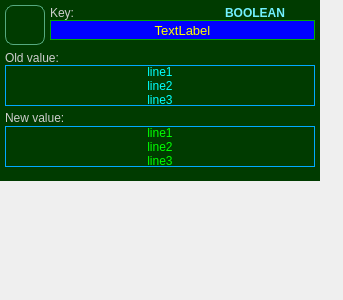
<?xml version="1.0" encoding="UTF-8"?>
<ui version="4.0">
 <class>Frame</class>
 <widget class="QFrame" name="Frame">
  <property name="geometry">
   <rect>
    <x>0</x>
    <y>0</y>
    <width>343</width>
    <height>300</height>
   </rect>
  </property>
  <property name="windowTitle">
   <string>Frame</string>
  </property>
  <property name="styleSheet">
   <string notr="true">QFrame {border-color: transparent;}</string>
  </property>
  <widget class="QFrame" name="frm_item">
   <property name="geometry">
    <rect>
     <x>0</x>
     <y>0</y>
     <width>320</width>
     <height>181</height>
    </rect>
   </property>
   <property name="styleSheet">
    <string notr="true">QFrame {	background-color: rgb(0, 59, 0); border: 0px solid #ffff00;} QFrame:hover {	background-color: rgb(0, 83, 0);}</string>
   </property>
   <property name="frameShape">
    <enum>QFrame::StyledPanel</enum>
   </property>
   <property name="frameShadow">
    <enum>QFrame::Raised</enum>
   </property>
   <widget class="QLabel" name="lbl_key_label">
    <property name="geometry">
     <rect>
      <x>50</x>
      <y>5</y>
      <width>91</width>
      <height>16</height>
     </rect>
    </property>
    <property name="styleSheet">
     <string notr="true">QLabel {color: #cecece; background-color: transparent; border: 0px;}
</string>
    </property>
    <property name="text">
     <string>Key:</string>
    </property>
    <property name="textInteractionFlags">
     <set>Qt::LinksAccessibleByMouse</set>
    </property>
   </widget>
   <widget class="QLabel" name="lbl_new_label">
    <property name="geometry">
     <rect>
      <x>5</x>
      <y>110</y>
      <width>310</width>
      <height>16</height>
     </rect>
    </property>
    <property name="styleSheet">
     <string notr="true">QLabel {color: #cecece; background-color: transparent; border: 0px;}
</string>
    </property>
    <property name="text">
     <string>New value:</string>
    </property>
    <property name="textInteractionFlags">
     <set>Qt::LinksAccessibleByMouse</set>
    </property>
   </widget>
   <widget class="QLabel" name="lbl_key">
    <property name="geometry">
     <rect>
      <x>50</x>
      <y>20</y>
      <width>265</width>
      <height>20</height>
     </rect>
    </property>
    <property name="font">
     <font>
      <pointsize>10</pointsize>
     </font>
    </property>
    <property name="styleSheet">
     <string notr="true">QLabel {color: #ffff00; background-color: #0000ff; border: 1px solid #00aa00;}
</string>
    </property>
    <property name="text">
     <string>TextLabel</string>
    </property>
    <property name="alignment">
     <set>Qt::AlignCenter</set>
    </property>
    <property name="wordWrap">
     <bool>false</bool>
    </property>
    <property name="textInteractionFlags">
     <set>Qt::LinksAccessibleByMouse</set>
    </property>
   </widget>
   <widget class="QLabel" name="lbl_old_value">
    <property name="geometry">
     <rect>
      <x>5</x>
      <y>65</y>
      <width>310</width>
      <height>41</height>
     </rect>
    </property>
    <property name="styleSheet">
     <string notr="true">QLabel {color: #00ffff; background-color: transparent; border: 1px solid #00aaff;}
</string>
    </property>
    <property name="text">
     <string>line1
line2
line3</string>
    </property>
    <property name="alignment">
     <set>Qt::AlignCenter</set>
    </property>
    <property name="wordWrap">
     <bool>true</bool>
    </property>
    <property name="textInteractionFlags">
     <set>Qt::LinksAccessibleByMouse</set>
    </property>
   </widget>
   <widget class="QLabel" name="lbl_old_label">
    <property name="geometry">
     <rect>
      <x>5</x>
      <y>50</y>
      <width>310</width>
      <height>16</height>
     </rect>
    </property>
    <property name="styleSheet">
     <string notr="true">QLabel {color: #cecece; background-color: transparent; border: 0px;}
</string>
    </property>
    <property name="text">
     <string>Old value:</string>
    </property>
    <property name="textInteractionFlags">
     <set>Qt::LinksAccessibleByMouse</set>
    </property>
   </widget>
   <widget class="QPushButton" name="btn_checked">
    <property name="geometry">
     <rect>
      <x>5</x>
      <y>5</y>
      <width>40</width>
      <height>40</height>
     </rect>
    </property>
    <property name="styleSheet">
     <string notr="true">QPushButton {color: #ffff00; background-color: transparent; border: 1px solid rgb(85, 170, 127); border-radius: 8px;}
QPushButton:hover {background-color: #009f75;}
</string>
    </property>
    <property name="text">
     <string/>
    </property>
    <property name="icon">
     <iconset>
      <normaloff>../images/checked.png</normaloff>../images/checked.png</iconset>
    </property>
    <property name="iconSize">
     <size>
      <width>30</width>
      <height>30</height>
     </size>
    </property>
    <property name="autoDefault">
     <bool>false</bool>
    </property>
   </widget>
   <widget class="QLabel" name="lbl_new_value">
    <property name="geometry">
     <rect>
      <x>5</x>
      <y>126</y>
      <width>310</width>
      <height>41</height>
     </rect>
    </property>
    <property name="styleSheet">
     <string notr="true">QLabel {color: #00ff00; background-color: transparent; border: 1px solid #00aaff;}
</string>
    </property>
    <property name="text">
     <string>line1
line2
line3</string>
    </property>
    <property name="alignment">
     <set>Qt::AlignCenter</set>
    </property>
    <property name="wordWrap">
     <bool>true</bool>
    </property>
    <property name="textInteractionFlags">
     <set>Qt::LinksAccessibleByMouse</set>
    </property>
   </widget>
   <widget class="QLabel" name="lbl_shrink">
    <property name="geometry">
     <rect>
      <x>295</x>
      <y>3</y>
      <width>20</width>
      <height>16</height>
     </rect>
    </property>
    <property name="font">
     <font>
      <weight>75</weight>
      <bold>true</bold>
     </font>
    </property>
    <property name="styleSheet">
     <string notr="true">QLabel {color: rgb(255, 255, 0); background-color: transparent; border: 0px;}
QLabel:hover {background-color: #000064; border: 1px solid #aaff7f;}
</string>
    </property>
    <property name="text">
     <string/>
    </property>
    <property name="pixmap">
     <pixmap>../images/up_collapse.png</pixmap>
    </property>
    <property name="scaledContents">
     <bool>true</bool>
    </property>
    <property name="alignment">
     <set>Qt::AlignRight|Qt::AlignTrailing|Qt::AlignVCenter</set>
    </property>
    <property name="textInteractionFlags">
     <set>Qt::LinksAccessibleByMouse|Qt::TextSelectableByMouse</set>
    </property>
   </widget>
   <widget class="QLabel" name="lbl_type">
    <property name="geometry">
     <rect>
      <x>210</x>
      <y>5</y>
      <width>75</width>
      <height>16</height>
     </rect>
    </property>
    <property name="font">
     <font>
      <weight>75</weight>
      <bold>true</bold>
     </font>
    </property>
    <property name="styleSheet">
     <string notr="true">QLabel {color: #72f1ff; background-color: transparent; border: 0px;}
</string>
    </property>
    <property name="text">
     <string>BOOLEAN</string>
    </property>
    <property name="alignment">
     <set>Qt::AlignRight|Qt::AlignTrailing|Qt::AlignVCenter</set>
    </property>
    <property name="textInteractionFlags">
     <set>Qt::LinksAccessibleByMouse</set>
    </property>
   </widget>
  </widget>
 </widget>
 <resources/>
 <connections/>
</ui>
